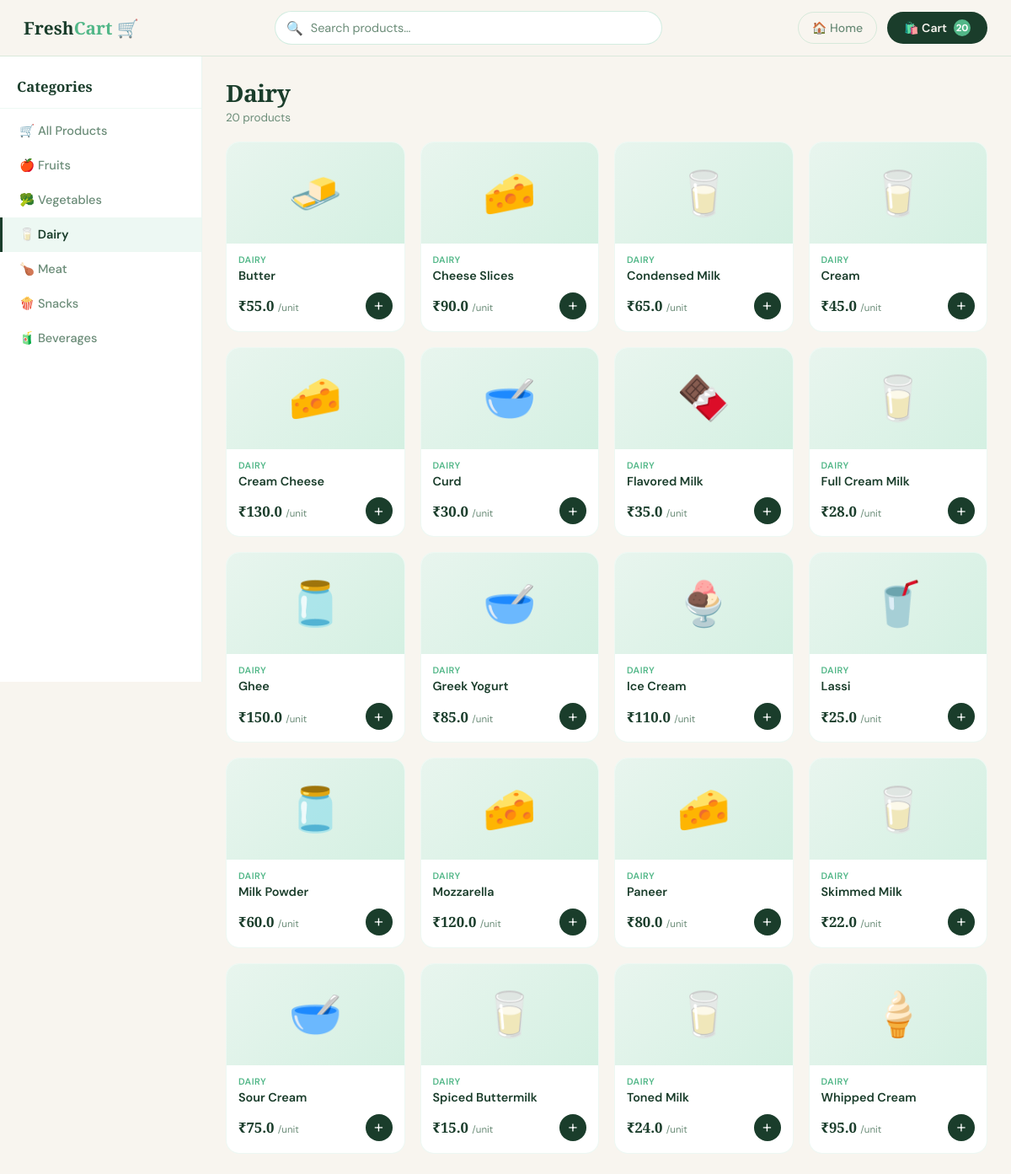
Page /shop?category=Dairy (signed in) on the committed database.
### tables this page shows
CREATE TABLE products (
            id       INTEGER PRIMARY KEY AUTOINCREMENT,
            name     TEXT    UNIQUE NOT NULL,
            category TEXT    NOT NULL,
            price    REAL    NOT NULL,
            emoji    TEXT    NOT NULL DEFAULT '📦',
            desc     TEXT    NOT NULL DEFAULT ''
        );

### app.py (the view, shortened to what this page needs)
@app.route("/shop")
def shop():
    if "user" not in session:
        return redirect(url_for("login"))
    selected = request.args.get("category")
    db       = get_db()
    if selected and selected in ALL_PRODUCTS:
        rows = db.execute(
            "SELECT * FROM products WHERE category=? ORDER BY name", (selected,)
        ).fetchall()
        products = {selected: [dict(r) for r in rows]}
    username   = session["user"]
    cart       = db_get_cart(username)
    cart_count = sum(i["qty"] for i in cart)
    return render_template("product.html",
                           products=products,
                           all_categories=list(ALL_PRODUCTS.keys()),
                           selected=selected,
                           cart_count=cart_count)

### app.py (called while the page is built)
def get_db():
    if "db" not in g:
        g.db = sqlite3.connect(DATABASE)
        g.db.row_factory = sqlite3.Row
        g.db.execute("PRAGMA foreign_keys = ON")
    return g.db

def db_get_cart(username):
    db = get_db()
    rows = db.execute("""
        SELECT p.id AS product_id, p.name, p.price, p.emoji, p.category, c.qty
        FROM   cart c
        JOIN   products p ON p.id = c.product_id
        WHERE  c.username = ?
        ORDER  BY p.name
    """, (username,)).fetchall()
    return [dict(r) for r in rows]

### templates/product.html (shortened to what this page needs)
<!DOCTYPE html>
<html lang="en">
<head>
</head>
<body>
<div class="topbar">
  <a href="/dashboard" class="topbar-logo">Fresh<span>Cart</span> 🛒</a>
  <div class="search-wrap">
    <span class="search-icon">🔍</span>
    <input type="text" id="searchInput" placeholder="Search products…" oninput="filterProducts()">
  </div>
  <div class="topbar-right">
    <a href="/dashboard" class="home-btn">🏠 Home</a>
    <a href="/cart" class="cart-btn">
      🛍️ Cart <span class="cart-count">{{ cart_count }}</span>
    </a>
  </div>
</div>
<div class="layout">
  <aside class="sidebar">
    <h3>Categories</h3>
    <a href="/shop" class="cat-link {% if not selected %}active{% endif %}">
      🛒 All Products
    </a>
    {% for category in all_categories %}
    <a href="{{ url_for('shop', category=category) }}"
       class="cat-link {% if selected == category %}active{% endif %}">
      {% if category == 'Fruits' %}🍎
      {% elif category == 'Vegetables' %}🥦
      {% elif category == 'Dairy' %}🥛
      {% elif category == 'Meat' %}🍗
      {% elif category == 'Snacks' %}🍿
      {% elif category == 'Beverages' %}🧃
      {% else %}📦{% endif %}
      {{ category }}
    </a>
    {% endfor %}
  </aside>
  <main class="content">
    <div class="content-header">
      <h2>{% if selected %}{{ selected }}{% else %}All Products{% endif %}</h2>
      <div class="product-count" id="productCount"></div>
    </div>
    <div class="products-grid" id="productsGrid">
      {% for category, items in products.items() %}
        {% for item in items %}
          <div class="product-card"
               data-name="{{ item.name }}"
               data-category="{{ category }}"
               data-price="{{ item.price }}"
               data-emoji="{{ item.emoji if item.emoji else '📦' }}"
               data-desc="{{ item.desc if item.desc else 'Fresh quality ' ~ item.name }}"
               onclick="openModal(this)">
            <div class="card-img">{{ item.emoji if item.emoji else '📦' }}</div>
            <div class="card-body">
              <div class="card-cat">{{ category }}</div>
              <div class="card-name">{{ item.name }}</div>
              <div class="card-footer">
                <div class="card-price">₹{{ item.price }} <small>/unit</small></div>
                <a href="{{ url_for('add_to_cart', name=item.name, price=item.price) }}"
                   class="add-btn"
                   onclick="event.stopPropagation();"
                   title="Add to cart">+</a>
              </div>
            </div>
          </div>
        {% endfor %}
      {% endfor %}
    </div>
  </main>
</div>
</body>
</html>

### rows in the picture
products: emoji "🧈", category "DAIRY", name "Butter", price "55.0"
products: emoji "🧀", category "DAIRY", name "Cheese Slices", price "90.0"
products: emoji "🥛", category "DAIRY", name "Condensed Milk", price "65.0"
products: emoji "🥛", category "DAIRY", name "Cream", price "45.0"
products: emoji "🧀", category "DAIRY", name "Cream Cheese", price "130.0"
products: emoji "🥣", category "DAIRY", name "Curd", price "30.0"
products: emoji "🍫", category "DAIRY", name "Flavored Milk", price "35.0"
products: emoji "🥛", category "DAIRY", name "Full Cream Milk", price "28.0"
products: emoji "🫙", category "DAIRY", name "Ghee", price "150.0"
products: emoji "🥣", category "DAIRY", name "Greek Yogurt", price "85.0"
products: emoji "🍨", category "DAIRY", name "Ice Cream", price "110.0"
products: emoji "🥤", category "DAIRY", name "Lassi", price "25.0"
products: emoji "🫙", category "DAIRY", name "Milk Powder", price "60.0"
products: emoji "🧀", category "DAIRY", name "Mozzarella", price "120.0"
products: emoji "🧀", category "DAIRY", name "Paneer", price "80.0"
products: emoji "🥛", category "DAIRY", name "Skimmed Milk", price "22.0"
products: emoji "🥣", category "DAIRY", name "Sour Cream", price "75.0"
products: emoji "🥛", category "DAIRY", name "Spiced Buttermilk", price "15.0"
products: emoji "🥛", category "DAIRY", name "Toned Milk", price "24.0"
products: emoji "🍦", category "DAIRY", name "Whipped Cream", price "95.0"

### other values in the picture
{{ cart_count }} "20"
{{ category }} "Fruits" "Vegetables" "Dairy" "Meat" "Snacks" "Beverages"
{{ selected }} "Dairy"
